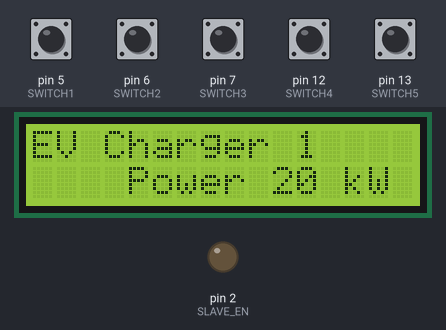
The sketch below on a simulated Arduino Uno, built with avr-gcc and run on an emulated ATmega328P. On the bench: 16×2 character LCD, output pins drawn as LEDs (lit = HIGH). Dashed ring = blinking. The inputs (shaded band) are chosen by the test bench; at power-on: pin 5 (SWITCH1), pin 6 (SWITCH2), pin 7 (SWITCH3), pin 12 (SWITCH4), pin 13 (SWITCH5) HIGH. What the sketch prints to the serial monitor is not drawn.

Above: at 1.2 s.
1.3 s: pin 5 (SWITCH1) pulled LOW for 0.15 s
At 3.1 s:
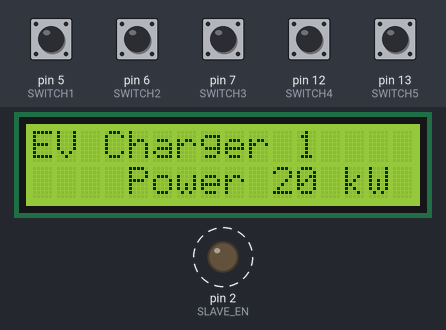
4.4 s: pin 12 (SWITCH4) pulled LOW for 0.15 s
At 5.3 s:
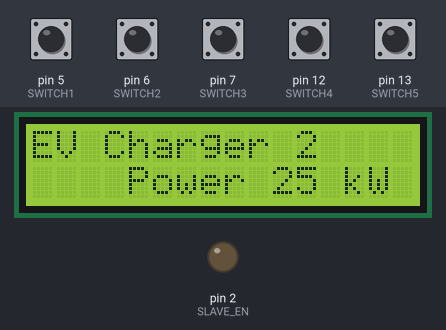
7.5 s: pin 13 (SWITCH5) pulled LOW for 1 s
At 7.93 s:
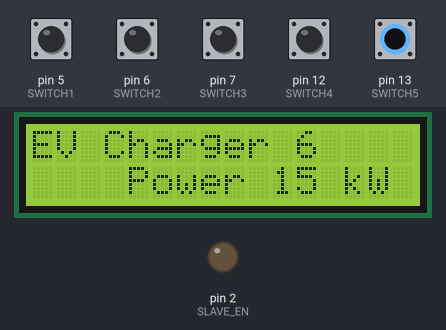
11.5 s: pin 6 (SWITCH2) pulled LOW for 0.15 s
At 13.7 s:
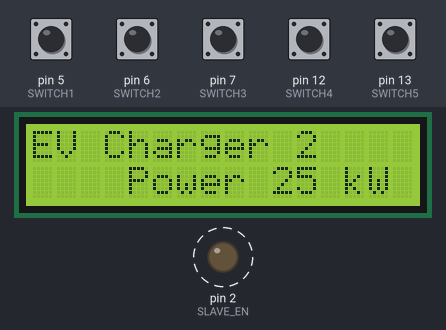
14.6 s: pin 13 (SWITCH5) pulled LOW for 0.15 s
At 16.0 s:
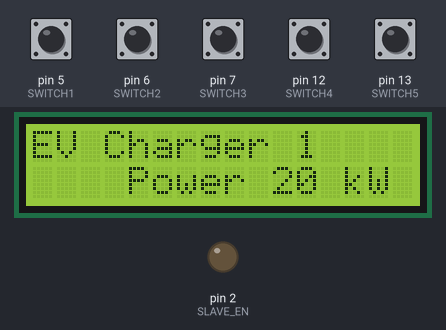
17.7 s: pin 7 (SWITCH3) pulled LOW for 0.15 s
At 18.9 s:
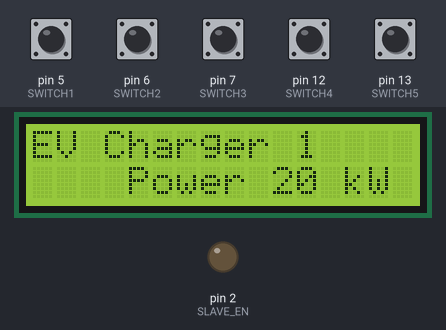
Timing chart, 0 to 20.7 s (numbered marks = the images above; inputs shaded):
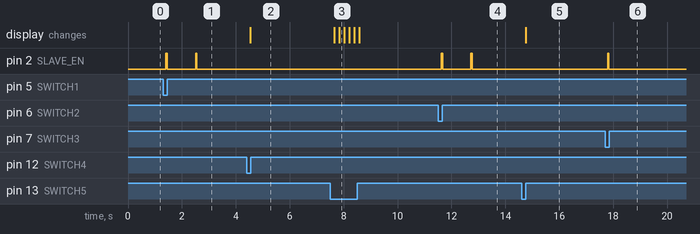

The sketch:

3.SlaveCom1.ino
```cpp
//-----------------------Modbus pin-------------------------
#define SLAVE_EN  2
String Input;
//-----------------------LCD Show---------------------------
#include <Wire.h>
#include <LiquidCrystal_I2C.h>
LiquidCrystal_I2C lcd(0x27, 16, 2);
//------------------------Switch----------------------------
#define SWITCH1   5 //SW Send data Plug in
#define SWITCH2   6 //SW send data Plug out
#define SWITCH3   7 //SW send data full
#define SWITCH4   12 //SW Change EVcharger Up
#define SWITCH5   13 //SW Change EVcharger Down
//-------------------------LED------------------------------
#define LED1    8  //LED send data Plug in
#define LED2    9  //LED send data Plug out
#define LED3    10  //LED send data full
#define LED4    11  //LED receive data
//-----------------------Variable----------------------------
int LCD = 0;
int EV = 1;
int PW = 20;
int PO = 0;
int F = 0;
float Ef = 100;

void setup() {
//--------------------------Set Serial-------------------------
  Serial.begin(9600);
//---------------------------LCD setup-------------------------
  lcd.init();
  lcd.backlight();
//--------------------------Switch setup-----------------------
  pinMode(SWITCH1 , INPUT_PULLUP);
  pinMode(SWITCH2 , INPUT_PULLUP);
  pinMode(SWITCH3 , INPUT_PULLUP);
  pinMode(SWITCH4 , INPUT_PULLUP);
  pinMode(SWITCH5 , INPUT_PULLUP);
//---------------------------LED setup-------------------------
  digitalWrite(LED1 , LOW);
  digitalWrite(LED2 , LOW);
  digitalWrite(LED3 , LOW);
  digitalWrite(LED4 , LOW);
//-----------------------Modbus pin setup----------------------
  pinMode(SLAVE_EN , OUTPUT);
  digitalWrite(SLAVE_EN , LOW);
}

void loop() {
//-----------------------LCD Show to select Charger---------------------------
  if(digitalRead(SWITCH4) == 0) //Charger Up
  {
    if(LCD == 0) {EV = 2; LCD = 1; PW = ((25*Ef)/100); delay (100); }
    else if(LCD == 1) {EV = 3; LCD = 2; PW = ((30*Ef)/100); delay (100);}
    else if(LCD == 2) {EV = 4; LCD = 3; PW = ((27*Ef)/100); delay (100);}
    else if(LCD == 3) {EV = 5; LCD = 4; PW = ((32*Ef)/100); delay (100);}
    else if(LCD == 4) {EV = 6; LCD = 5; PW = ((15*Ef)/100); delay (100);}
    else if(LCD == 5) {EV = 1; LCD = 0; PW = ((20*Ef)/100); delay (100);}
    Serial.print("Charger ");
    Serial.print(EV);
    Serial.print("\n");
    Serial.print("Power ");
    Serial.print(PW);
    Serial.print(" kW\n");
  }
  if(digitalRead(SWITCH5) == 0) //Charger Down
  {
    if(LCD == 0) {EV = 6; LCD = 5; PW = ((15*Ef)/100); delay (100); }
    else if(LCD == 1) {EV = 1; LCD = 0; PW = ((20*Ef)/100); delay (100);}
    else if(LCD == 2) {EV = 2; LCD = 1; PW = ((25*Ef)/100); delay (100);}
    else if(LCD == 3) {EV = 3; LCD = 2; PW = ((30*Ef)/100); delay (100);}
    else if(LCD == 4) {EV = 4; LCD = 3; PW = ((27*Ef)/100); delay (100);}
    else if(LCD == 5) {EV = 5; LCD = 4; PW = ((32*Ef)/100); delay (100);}
    Serial.print("Charger ");
    Serial.print(EV);
    Serial.print("\n");
    Serial.print("Power ");
    Serial.print(PW);
    Serial.print(" kW\n");
  }

//--------------------Send the data of Charger Plug in---------------------
  if(digitalRead(SWITCH1) == 0)
  {
    Serial.print("EVCharger = ");
    delay(50);
    digitalWrite(SLAVE_EN , HIGH);
    delay(50);
    Serial.print(EV);
    Serial.flush();
    digitalWrite(SLAVE_EN , LOW);
    delay(1000);
    Serial.print("\nPower = ");
    delay(50);
    digitalWrite(SLAVE_EN , HIGH);
    delay(50);
    Serial.print(PW);
    Serial.flush();
    digitalWrite(SLAVE_EN , LOW);
    Serial.print(" kW\n");

    digitalWrite( LED1 , HIGH);    // LED ON
    delay(1000);
    digitalWrite( LED1 , LOW);     // LED OFF
  }
//--------------------Send the data of Charger Plug out---------------------
  if(digitalRead(SWITCH2) == 0)
  {
    Serial.print("EVCharger = ");
    delay(50);
    digitalWrite(SLAVE_EN , HIGH);
    delay(50);
    Serial.print(EV);
    Serial.flush();
    digitalWrite(SLAVE_EN , LOW);
    delay(1000);
    Serial.print("\nPower = ");
    delay(50);
    digitalWrite(SLAVE_EN , HIGH);
    delay(50);
    Serial.print(PO);
    Serial.flush();
    digitalWrite(SLAVE_EN , LOW);
    Serial.print(" kW Plug Out!\n");

    digitalWrite( LED2 , HIGH);    // LED ON
    delay(1000);
    digitalWrite( LED2 , LOW);     // LED OFF
  }
//--------------------Send the data of Charger Full Charge---------------------
  if(digitalRead(SWITCH3) == 0)
  {
    Serial.print("Power = ");
    delay(50);
    digitalWrite(SLAVE_EN , HIGH);
    delay(50);
    Serial.print(PO);
    Serial.flush();
    digitalWrite(SLAVE_EN , LOW);
    Serial.print(" = Full");

    digitalWrite( LED3 , HIGH);    // LED ON
    delay(1000);
    digitalWrite( LED3 , LOW);     // LED OFF
  }
  while(Serial.available())                     // If serial data is available then enter into while loop
  {
    Input = Serial.readStringUntil('*');     // Receive Serial data in Variable
    Ef = Input.toInt();
    Serial.print(Ef);
    Serial.print(" %\n");

    digitalWrite(LED4 , HIGH);    // LED ON
    delay(1000);
    digitalWrite(LED4 , LOW);     // LED OFF
  }

//-----------------------LCD Display---------------------------
  lcd.clear();
  lcd.setCursor(0,0);
  lcd.print("EV Charger");
  lcd.setCursor(11,0);
  lcd.print(EV);
  lcd.setCursor(4,1);
  lcd.print("Power ");
  lcd.print(PW);
  lcd.print(" kW");
  delay (60);
  }
```

Measured:
- after the input at 1.3 s, pin 2 (SLAVE_EN): alternates HIGH for 0.05 s and LOW for 1.1 s, starting after 0.10 s
- after the input at 4.4 s, the display: changes after 0.14 s (image 2)
- after the input at 7.5 s, the display: first changes after 0.15 s (image 3 shows a later state)
- after the input at 11.5 s, pin 2 (SLAVE_EN): alternates HIGH for 0.05 s and LOW for 1.1 s, starting after 0.12 s
- after the input at 14.6 s, the display: changes after 0.16 s (image 5)
- after the input at 17.7 s, pin 2 (SLAVE_EN): LOW → HIGH after 0.09 s, → LOW 0.05 s later
